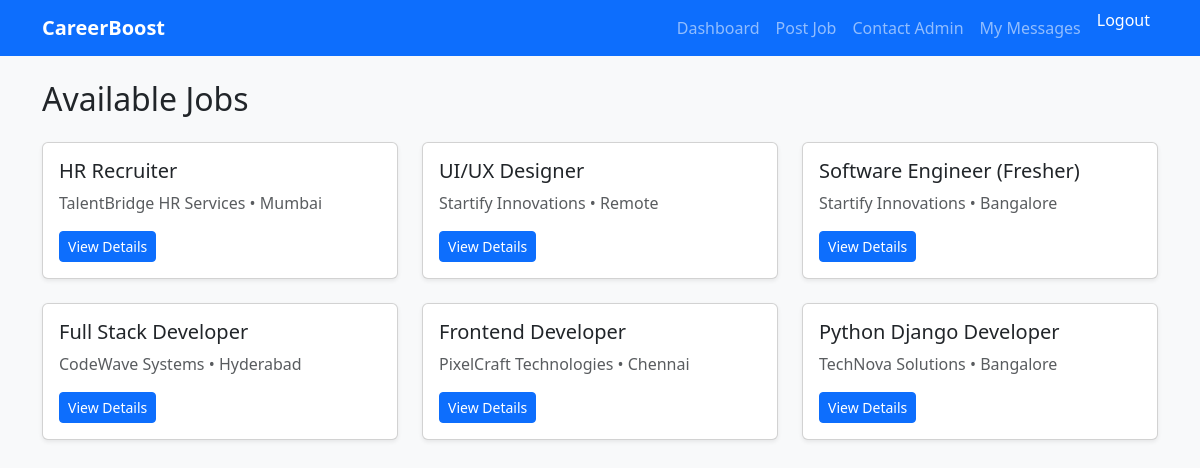
Screenshot of /jobs/list/ (signed in) with the database file from the repository.
### job_app/models.py (models this page shows, shortened)
class Job(models.Model):
    title = models.CharField(max_length=200)
    company = models.CharField(max_length=200)
    location = models.CharField(max_length=200)
    description = models.TextField()
    skills_required = models.TextField(
        help_text="Comma separated skills (python, sql, django)"
    )
    posted_by = models.ForeignKey(
        settings.AUTH_USER_MODEL,
        on_delete=models.CASCADE,
        related_name="posted_jobs"
    )
    is_active = models.BooleanField(default=True)
    created_at = models.DateTimeField(auto_now_add=True)

### job_app/views.py (the view)
# urls.py: path("list/", views.job_list, name="job_list"),
@login_required
def job_list(request):
    jobs = Job.objects.all().order_by('-created_at')
    return render(request, 'job_list.html', {'jobs': jobs})

### templates/job_list.html
{% extends 'base.html' %}
{% block content %}
<h2 class="mb-4">Available Jobs</h2>
<div class="row">
    {% for job in jobs %}
    <div class="col-md-4">
        <div class="card shadow-sm mb-4">
            <div class="card-body">
                <h5>{{ job.title }}</h5>
                <p class="text-muted">{{ job.company }} • {{ job.location }}</p>
                <a href="{% url 'job_app:job_detail' job.id %}" class="btn btn-primary btn-sm">
    View Details
</a>
            </div>
        </div>
    </div>
    {% empty %}
    <p>No jobs available.</p>
    {% endfor %}
</div>
{% endblock %}

### careerboost/templates/base.html (shortened to what this page needs)
<!DOCTYPE html>
<html lang="en">
<head>
    <link href="https://cdn.jsdelivr.net/npm/bootstrap@5.3.0/dist/css/bootstrap.min.css" rel="stylesheet">
</head>
<body>
<nav class="navbar navbar-expand-lg navbar-dark bg-primary">
    <div class="container">
        <a class="navbar-brand" href="/">CareerBoost</a>
        <div class="collapse navbar-collapse">
            <ul class="navbar-nav ms-auto">
                {% if user.is_authenticated %}
                    {% if user.is_superuser or user.role == "ADMIN" %}
                        <li class="nav-item">
                            <a class="nav-link" href="{% url 'support:admin_message_list' %}">
                                Support Messages
                            </a>
                        </li>
                        <li class="nav-item">
                            <a class="nav-link" href="{% url 'accounts:pending_recruiters' %}">
                                Pending Recruiters
                            </a>
                        </li>
                        <li class="nav-item">
                            <a class="nav-link" href="{% url 'accounts:approved_recruiters' %}">
                                Approved Recruiters
                            </a>
                        </li>
                        <li class="nav-item">
                            <a class="nav-link" href="{% url 'accounts:blocked_recruiters' %}">
                                Blocked Recruiters
                            </a>
                        </li>
                    {% elif user.role == "RECRUITER" %}
                        <li class="nav-item">
                            <a class="nav-link" href="{% url 'accounts:recruiter_dashboard' %}">
                                Dashboard
                            </a>
                        </li>
                        <li class="nav-item">
                            <a class="nav-link" href="{% url 'job_app:add_job' %}">
                                Post Job
                            </a>
                        </li>
                        <li class="nav-item">
                            <a class="nav-link" href="{% url 'support:contact_admin' %}">
                                Contact Admin
                            </a>
                        </li>
                        <li class="nav-item">
                            <a class="nav-link" href="{% url 'support:my_messages' %}">
                                My Messages
                            </a>
                        </li>
                    {% endif %}
                    <li class="nav-item">
                        <form method="post" action="{% url 'accounts:logout' %}">
                            <button type="submit" class="nav-link logout-btn">
                                Logout
                            </button>
                        </form>
                    </li>
                {% endif %}
            </ul>
        </div>
    </div>
</nav>
<div class="container mt-4">
    {% block content %}{% endblock %}
</div>
</body>
</html>

### careerboost/templates/base.html (style rules this page uses)
body { background-color: #f8f9fa; }
.navbar-brand { font-weight: bold; }
.logout-btn { background: none; border: none; color: white; padding: 0; cursor: pointer; }

### rows the page displays
Job: title "HR Recruiter", company "TalentBridge HR Services", location "Mumbai"
Job: title "UI/UX Designer", company "Startify Innovations", location "Remote"
Job: title "Software Engineer (Fresher)", company "Startify Innovations", location "Bangalore"
Job: title "Full Stack Developer", company "CodeWave Systems", location "Hyderabad"
Job: title "Frontend Developer", company "PixelCraft Technologies", location "Chennai"
Job: title "Python Django Developer", company "TechNova Solutions", location "Bangalore"
